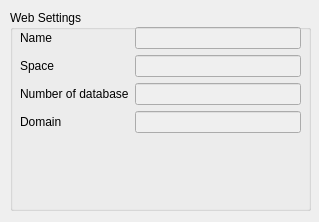
<ui version="4.0" >
 <class>Web</class>
 <widget class="QDialog" name="Web" >
  <property name="geometry" >
   <rect>
    <x>0</x>
    <y>0</y>
    <width>319</width>
    <height>222</height>
   </rect>
  </property>
  <property name="windowTitle" >
   <string>Web</string>
  </property>
  <widget class="QGroupBox" name="groupBox" >
   <property name="geometry" >
    <rect>
     <x>10</x>
     <y>10</y>
     <width>301</width>
     <height>201</height>
    </rect>
   </property>
   <property name="title" >
    <string>Web Settings</string>
   </property>
   <widget class="QWidget" name="verticalLayout" >
    <property name="geometry" >
     <rect>
      <x>10</x>
      <y>10</y>
      <width>281</width>
      <height>121</height>
     </rect>
    </property>
    <layout class="QVBoxLayout" >
     <item>
      <layout class="QGridLayout" >
       <item row="0" column="0" >
        <widget class="QLabel" name="label" >
         <property name="text" >
          <string>Name</string>
         </property>
        </widget>
       </item>
       <item row="0" column="1" >
        <widget class="QLineEdit" name="name" >
         <property name="enabled" >
          <bool>false</bool>
         </property>
        </widget>
       </item>
       <item row="1" column="0" >
        <widget class="QLabel" name="label_2" >
         <property name="text" >
          <string>Space</string>
         </property>
        </widget>
       </item>
       <item row="1" column="1" >
        <widget class="QLineEdit" name="space" >
         <property name="enabled" >
          <bool>false</bool>
         </property>
        </widget>
       </item>
       <item row="2" column="0" >
        <widget class="QLabel" name="label_3" >
         <property name="text" >
          <string>Number of database</string>
         </property>
        </widget>
       </item>
       <item row="2" column="1" >
        <widget class="QLineEdit" name="nbDb" >
         <property name="enabled" >
          <bool>false</bool>
         </property>
        </widget>
       </item>
       <item row="3" column="0" >
        <widget class="QLabel" name="label_4" >
         <property name="text" >
          <string>Domain</string>
         </property>
        </widget>
       </item>
       <item row="3" column="1" >
        <widget class="QLineEdit" name="domain" >
         <property name="enabled" >
          <bool>false</bool>
         </property>
        </widget>
       </item>
      </layout>
     </item>
    </layout>
   </widget>
  </widget>
 </widget>
 <resources/>
 <connections/>
</ui>
